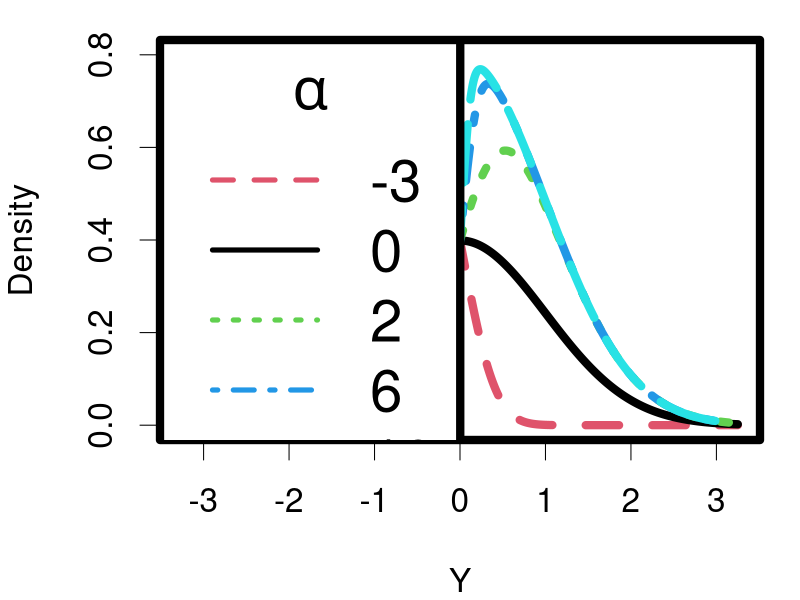
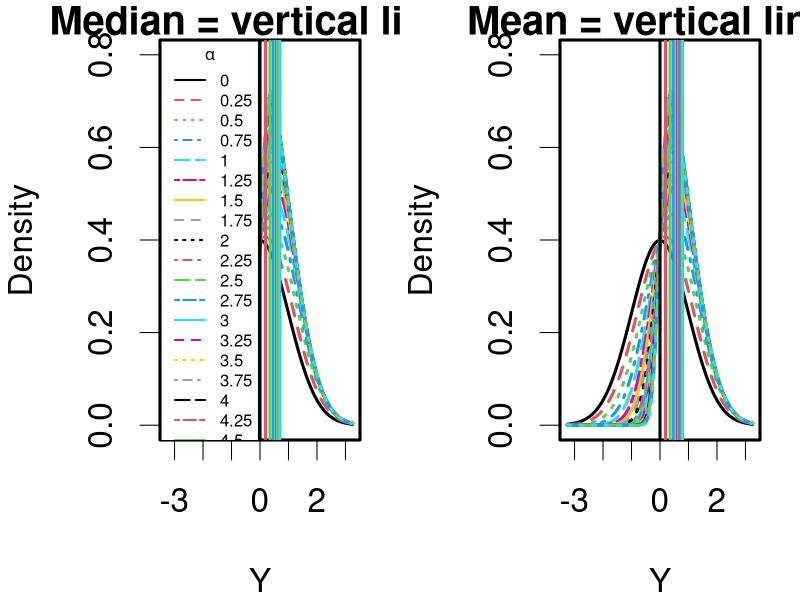
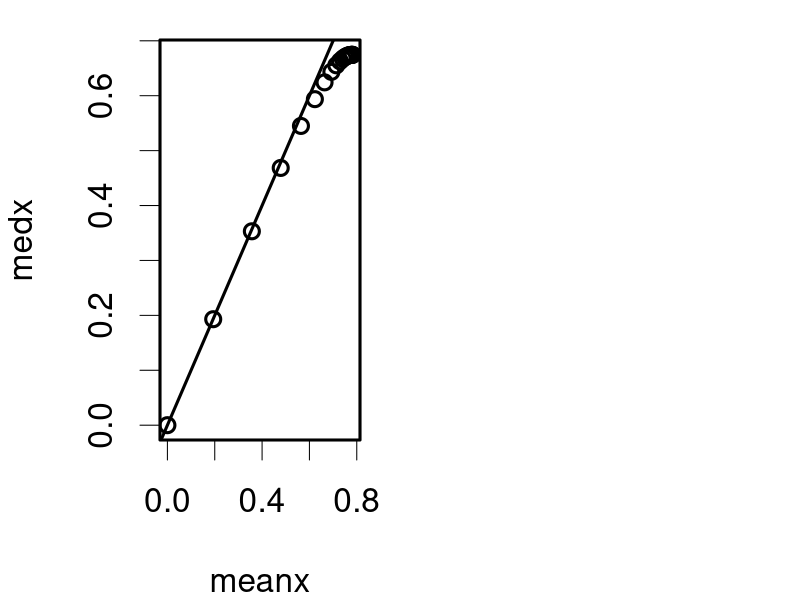
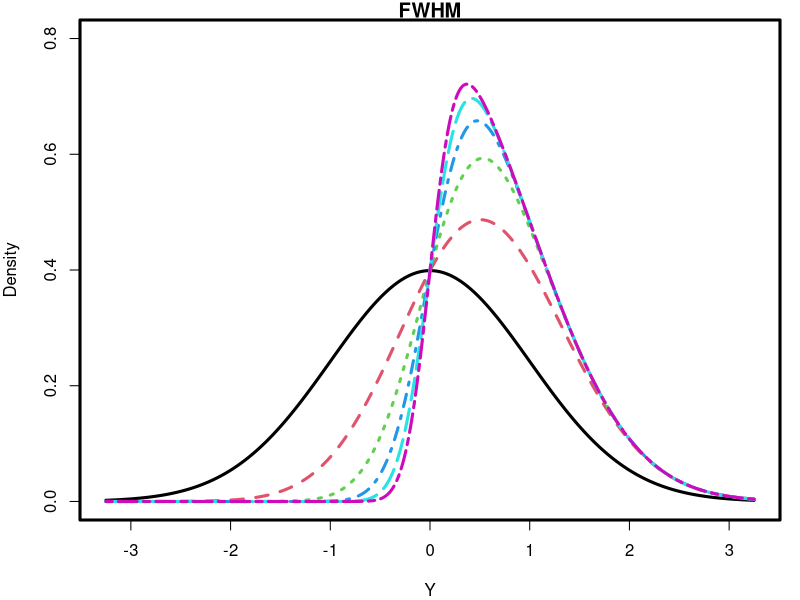

These charts were generated, in order, by the following R code:


library(sn)



x <- seq(-3.25, 3.25, length.out = 1000)
xi <- 0
omega <- 1
alpha <- c(-3,0, 2,6,10)
dx <- lapply(1:length(alpha), function(ii) dsn(x, xi, omega, alpha[ii], tau=0, dp=NULL, log=FALSE))


par.index <- c(2,1,3,4,5)
par(mar = c(4,4,1,1), lwd = 8, cex = 2)
plot(x, dx[[1]], "n", xlab = "Y", ylab = "Density", ylim = c(0,.8))
temp <- sapply(1:length(alpha), function(ii) lines(x, dx[[ii]], col = par.index[ii], lty = par.index[ii]))
legend("topleft", legend = alpha, col = par.index, lty = par.index, lwd = 5, title = expression(alpha), cex = 1.75)


fbeta <- function(a){sqrt(2/pi)*a/sqrt(1+a^2)}
fgamma <- function(b){0.5*(4 - pi)*b^3*(1-b^2)^(-3/2)}
beta <- fbeta(alpha)
gamma <- fgamma(beta)
mu <- xi + omega*beta
sig2 <- omega^2*(1-beta^2)

round(cbind(alpha, mu, sig2, gamma),3)






################  Exploration of robust (wrt skewness) parameters
x <- seq(-3.25, 3.25, length.out = 1000)
xi <- 0
omega <- 1
alpha <- seq(0, 5, by = 0.25)
dx <- lapply(1:length(alpha), function(ii) dsn(x, xi, omega, alpha[ii], tau=0, dp=NULL, log=FALSE))
medx <- sapply(1:length(alpha), function(ii) qsn(.5, xi, omega, alpha[ii], tau=0, dp=NULL, log=FALSE))
fbeta <- function(a){sqrt(2/pi)*a/sqrt(1+a^2)}
fgamma <- function(b){0.5*(4 - pi)*b^2*(1-b^2)^(-3/2)}
beta <- fbeta(alpha)
gamma <- fgamma(beta)
meanx <- xi + omega*beta

par(mfrow = c(1,2), mar = c(4,4,1,1), lwd = 3, cex = 2)
#Median
plot(x, dx[[1]], "n", xlab = "Y", ylab = "Density", ylim = c(0,.8), main = "Median = vertical lines")
temp <- sapply(1:length(alpha), function(ii) lines(x, dx[[ii]], col = ii, lty = ii))
abline(v = medx, col = 1:length(alpha), lwd = 3, lty = 1)
legend("topleft", legend = alpha, col = 1:length(alpha), lty = 1:length(alpha), lwd = 2, title = expression(alpha), cex = .5)
#Mean
plot(x, dx[[1]], "n", xlab = "Y", ylab = "Density", ylim = c(0,.8), main = "Mean = vertical lines")
temp <- sapply(1:length(alpha), function(ii) lines(x, dx[[ii]], col = ii, lty = ii))
abline(v = meanx, col = 1:length(alpha), lwd = 3, lty = 1)

plot(meanx, medx)
abline(a = 0, b = 1)





################  FWHM
x <- seq(-3.25, 3.25, length.out = 1000)
xi <- 0
omega <- 1
alpha <- seq(0, 5, by = 1)
dx <- lapply(1:length(alpha), function(ii) dsn(x, xi, omega, alpha[ii], tau=0, dp=NULL, log=FALSE))
medx <- sapply(1:length(alpha), function(ii) qsn(.5, xi, omega, alpha[ii], tau=0, dp=NULL, log=FALSE))
fbeta <- function(a){sqrt(2/pi)*a/sqrt(1+a^2)}
fgamma <- function(b){0.5*(4 - pi)*b^2*(1-b^2)^(-3/2)}
beta <- fbeta(alpha)
gamma <- fgamma(beta)
meanx <- xi + omega*beta
ffwhm <- function(sig){2*sqrt(2*log(2))*sig}
sig2 <- omega^2*(1-beta^2)
ffwhm(sqrt(sig2))

par(mfrow = c(1,1), mar = c(4,4,1,1), lwd = 3, cex = 1)
plot(x, dx[[1]], "n", xlab = "Y", ylab = "Density", ylim = c(0,.8), main = "FWHM")
temp <- sapply(1:length(alpha), function(ii) lines(x, dx[[ii]], col = ii, lty = ii))
